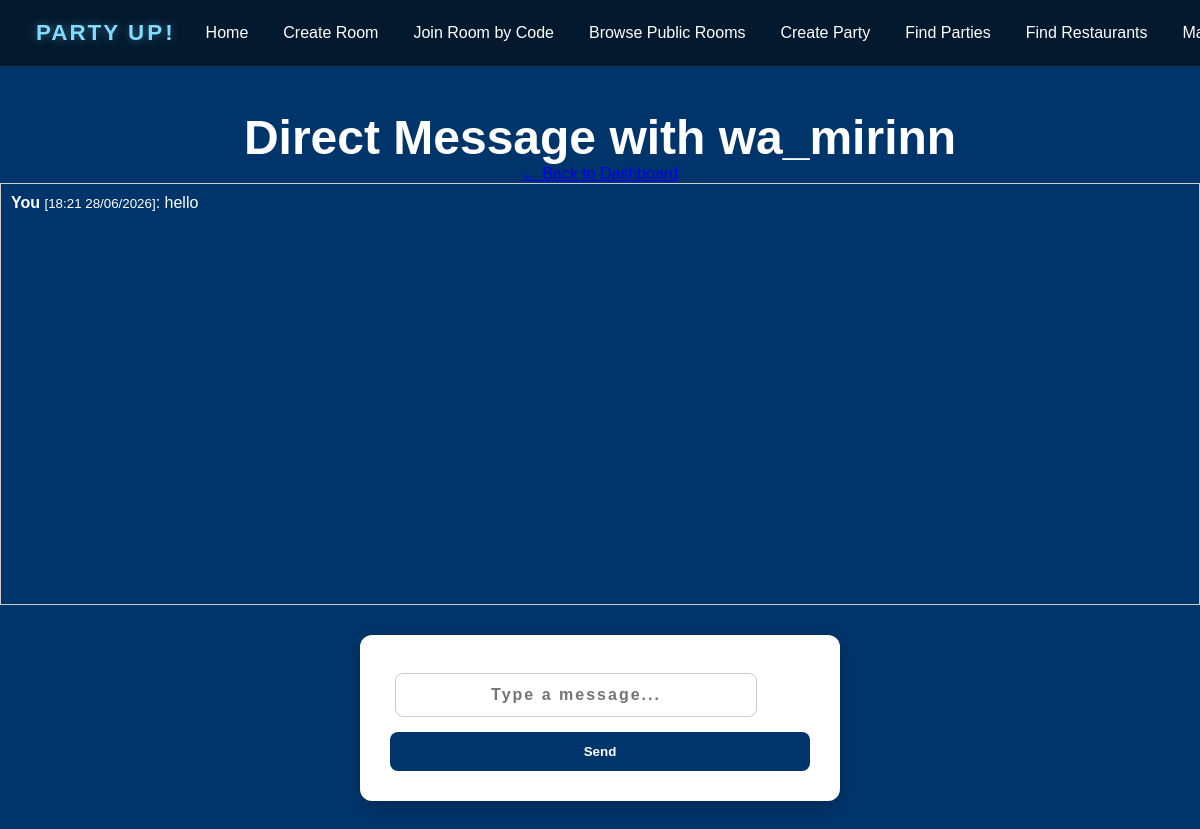
The app's page /dm/3 (signed in) with its own data.
### models.py (models this page shows)
class User(db.Model):
    id = db.Column(db.Integer, primary_key=True)
    username = db.Column(db.String(100), unique=True, nullable=False)
    email = db.Column(db.String(100), unique=True, nullable=False)
    password = db.Column(db.String(100), nullable=False)

class DirectMessage(db.Model):
    id = db.Column(db.Integer, primary_key=True)
    sender_id = db.Column(db.Integer, db.ForeignKey('user.id'), nullable=False)
    receiver_id = db.Column(db.Integer, db.ForeignKey('user.id'), nullable=False)
    content = db.Column(db.String(2000), nullable=False)
    timestamp = db.Column(db.DateTime, default=datetime.utcnow)
    sender = db.relationship('User', foreign_keys=[sender_id], backref='sent_dms')
    receiver = db.relationship('User', foreign_keys=[receiver_id], backref='received_dms')

### app.py (the view)
@app.route('/dm/<int:friend_id>', methods=['GET', 'POST'])
@login_required
def direct_message(friend_id):
    val = chat.send_dm(session=session, friend_id=friend_id, request=request)
    if val == "not":
        flash('You must be friends to send a direct message.', 'error')
        return redirect(url_for('home'))
    if val == "post":
        return redirect(url_for('direct_message', friend_id=friend_id))
    return render_template('chat/dm.html', friend=User.query.get_or_404(friend_id), messages=val, current_user_id=session['user_id'])

### app.py (called while the page is built)
def login_required(f):
    @wraps(f)
    def decorated_function(*args, **kwargs):
        if 'user_id' not in session:
            flash('Please log in first.', 'error')
            return redirect(url_for('login'))
        return f(*args, **kwargs)
    return decorated_function

### chat.py (called while the page is built, shortened)
def send_dm(session, friend_id, request):
    user_id = session['user_id']
    friend = User.query.get_or_404(friend_id)
    friendship = Friendship.query.filter(
        ((Friendship.requester_id == user_id) & (Friendship.receiver_id == friend_id)) |
        ((Friendship.requester_id == friend_id) & (Friendship.receiver_id == user_id)),
        Friendship.status == 'accepted'
    ).first()
    if not friendship:
        return "not"
    return DirectMessage.query.filter(
        ((DirectMessage.sender_id == user_id) & (DirectMessage.receiver_id == friend_id)) |
        ((DirectMessage.sender_id == friend_id) & (DirectMessage.receiver_id == user_id))
    ).order_by(DirectMessage.timestamp.asc()).all()

### templates/chat/dm.html (shortened to what this page needs)
<!DOCTYPE html>
<html lang="en">
<head>
    <link rel="stylesheet" href="{{ url_for('static', filename='style.css') }}">
</head>
<body>
    {% include 'components/header.html' %}
    <h1>Direct Message with {{ friend.username }}</h1>
    <p><a href="{{ url_for('home') }}">&larr; Back to Dashboard</a></p>
    <div id="chat-box" style="border: 1px solid #ccc; height: 400px; overflow-y: scroll; padding: 10px; margin-bottom: 10px;">
        {% if messages %}
            {% for msg in messages %}
                <div>
                    <strong>{% if msg.sender_id == current_user_id %}You{% else %}{{ friend.username }}{% endif %}</strong>
                    <small>[{{ msg.timestamp.strftime('%H:%M %d/%m/%Y') }}]</small>:
                    {{ msg.content }}
                </div>
            {% endfor %}
        {% else %}
            <p>No messages yet. Say hello!</p>
        {% endif %}
    </div>
    <form method="POST" action="{{ url_for('direct_message', friend_id=friend.id) }}">
        <input type="text" name="content" id="content" placeholder="Type a message..." required style="width: 80%;">
        <button type="submit">Send</button>
    </form>
</body>
</html>

### static/style.css (style rules this page uses)
* { margin: 0; padding: 0; }
body { font-family: Arial, sans-serif; background-color: #00356B; color: white; margin: 0; padding-top: 90px; }
h1 { font-size: 48px; }
input { padding: 5px; margin: 5px; }
p { text-align: center; }
h1 { text-align: center; margin-top: 20px; }
form { max-width: 420px; margin: 30px auto; background: white; color: black; padding: 30px; border-radius: 12px; box-shadow: 0 4px 18px rgba(0,0,0,0.25); font-family: 'Poppins', sans-serif; }
form input[type="text"] { width: 90%; padding: 12px; margin-top: 8px; border: 1px solid #ccc; border-radius: 8px; font-size: 16px; letter-spacing: 2px; text-align: center; font-weight: 600; }
form button { width: 100%; padding: 12px; margin-top: 10px; border: none; border-radius: 8px; background: #00356B; color: white; font-weight: 700; cursor: pointer; transition: 0.25s; }

### records on screen
User: username "wa_mirinn"
DirectMessage: shows "You", timestamp "18:21 28/06/2026", content "hello"
